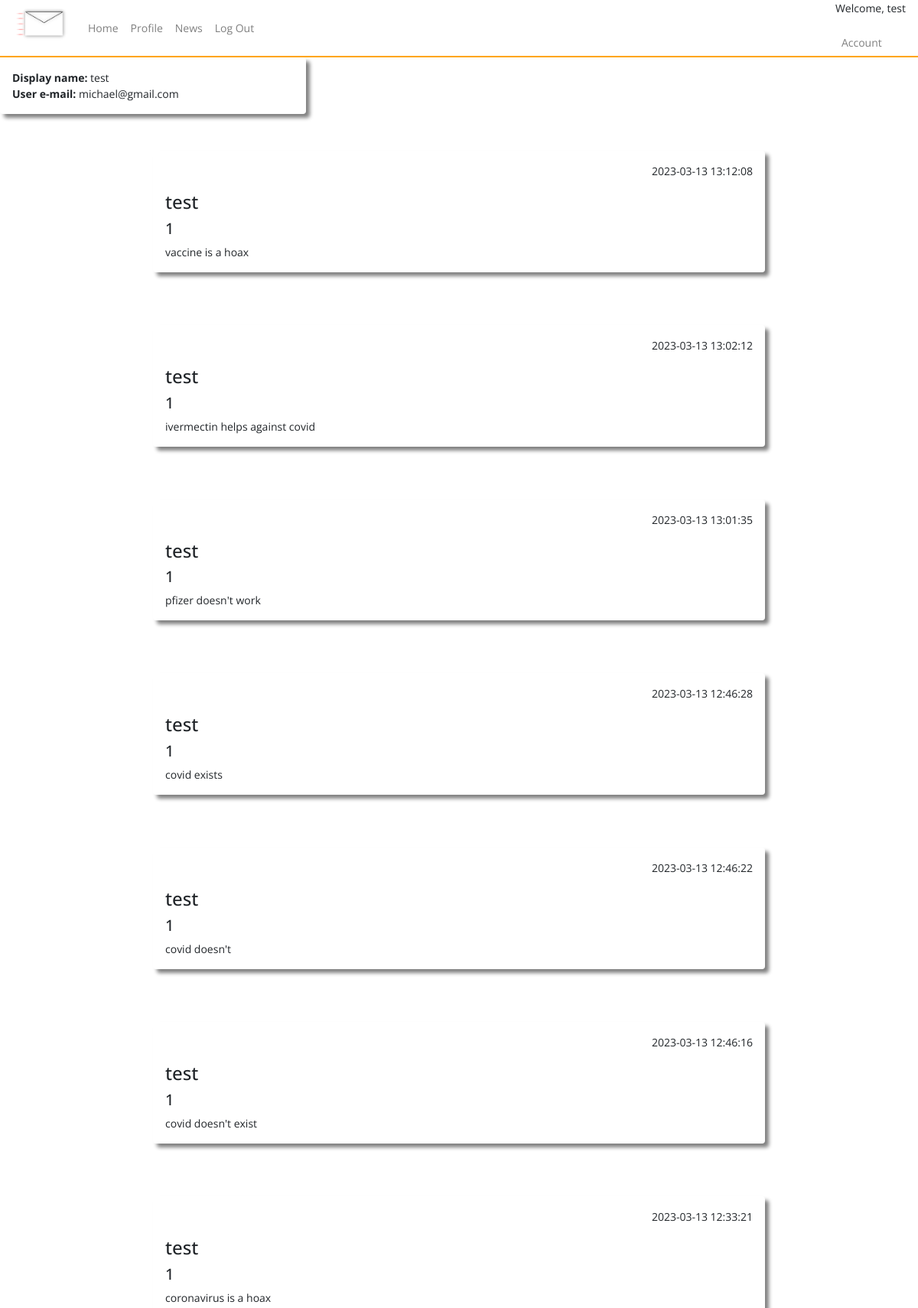
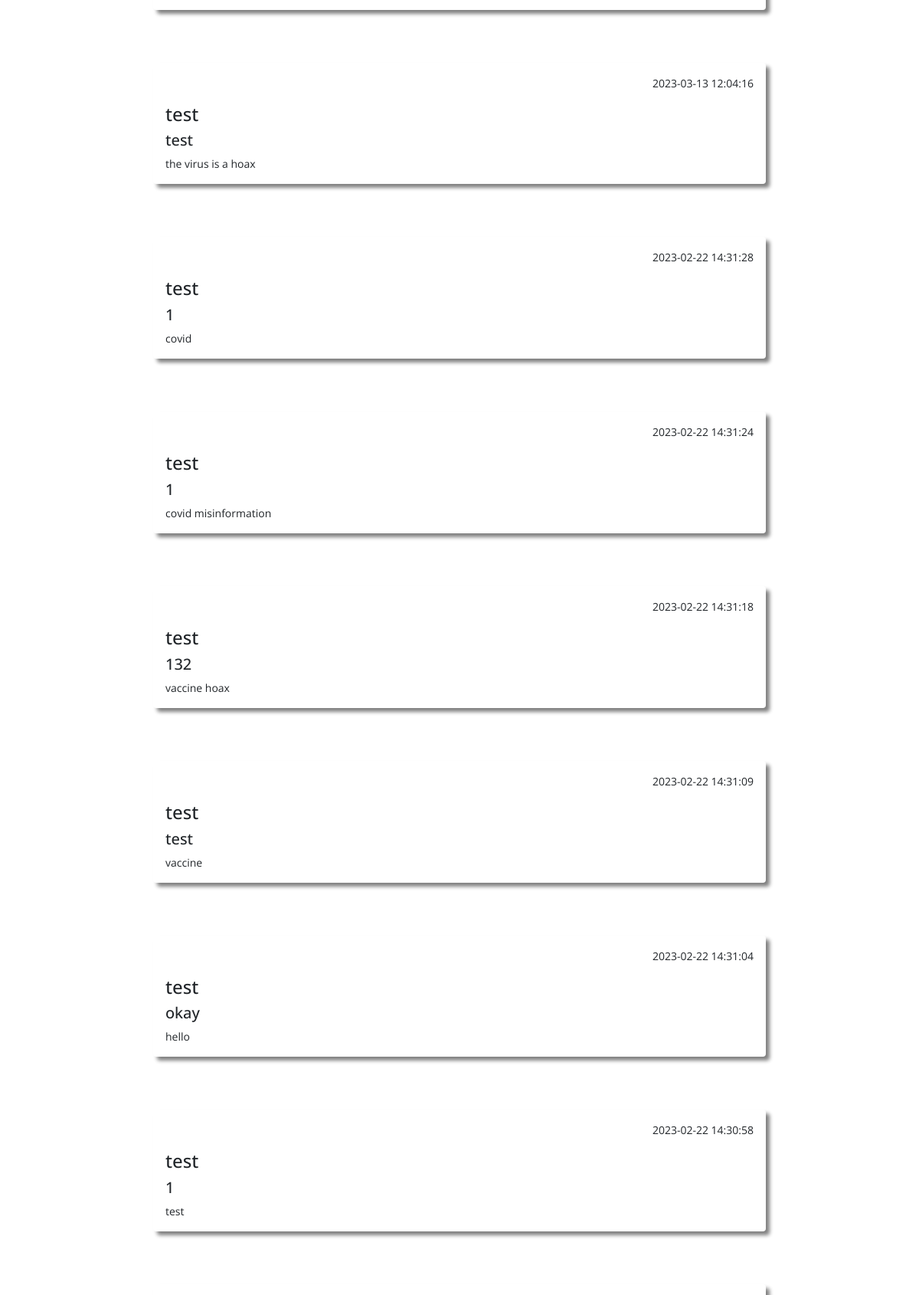
The page /profile (signed in, upper part) on the database its author committed (2 pictures, top to bottom).
### tables this page shows
CREATE TABLE users (
    ID INTEGER PRIMARY KEY AUTOINCREMENT,
    username TEXT NOT NULL,
    password TEXT NOT NULL,
    email TEXT NOT NULL UNIQUE
, user_type VARCHAR, whitelisted text, blacklisted text);

CREATE TABLE posts (
    ID INTEGER PRIMARY KEY AUTOINCREMENT,
    title TEXT NOT NULL,
    content TEXT NOT NULL,
    by_user TEXT NOT NULL,
    created_at timestamp default current_timestamp
, userID integer, flag_covid text, blacklisted text, flag_vaccine text, flag_tests text, flag_cures text);

### app.py (the view)
@app.route("/profile")
def profile():
    if not session.get('username'):
        return redirect(url_for('home'))
    user=query_db('SELECT * FROM users WHERE username = ?', [session['username']], True)
    user_posts=query_db('SELECT * FROM posts WHERE by_user = ? ORDER BY created_at DESC', [session['username']])
    return render_template('profile.html', user = user, user_posts = user_posts)

### app.py (called while the page is built)
def query_db(query, args=(), one=False):
    con = g._database = sqlite3.connect(DATABASE)
    con.row_factory = sqlite3.Row
    cur = con.execute(query, args)
    rv = cur.fetchall()
    cur.close()
    return (rv[0] if rv else None) if one else rv

### templates/profile.html (shortened to what this page needs)
{% include "layout.html" %}
{% include "nav.html" %}
<div class="container-fluid">
    <div class="row h-500">
        <div class="col-4 shadow p-3 mb-5 rounded">
            <b>Display name:</b> {{ user.username }}<br>
            <b>User e-mail:</b> {{ user.email }}
        </div>
    </div>
    {% for user_post in user_posts %}
    <div class="shadow mx-auto posts p-3 mb-5 rounded">
    <p align="right">{{  user_post.created_at  }}</p>
    <h4>{{ user_post.by_user }}</h4>
    <h5>{{ user_post.title }}</h5>
    {{ user_post.content }}<br/>
    </div>
    <br/>
    {% endfor %}
</div>

### static/css/style.css (style rules this page uses)
.shadow { box-shadow: 5px 5px 5px grey; }
.posts { width: 800px; }

### rows shown on the page
users: username "test", email "michael@gmail.com"
posts: created_at "2023-03-13 13:12:08", by_user "test", title "1", content "vaccine is a hoax"
posts: created_at "2023-03-13 13:02:12", by_user "test", title "1", content "ivermectin helps against covid"
posts: created_at "2023-03-13 13:01:35", by_user "test", title "1", content "pfizer doesn't work"
posts: created_at "2023-03-13 12:46:28", by_user "test", title "1", content "covid exists"
posts: created_at "2023-03-13 12:46:22", by_user "test", title "1", content "covid doesn't"
posts: created_at "2023-03-13 12:46:16", by_user "test", title "1", content "covid doesn't exist"
posts: created_at "2023-03-13 12:33:21", by_user "test", title "1", content "coronavirus is a hoax"
posts: created_at "2023-03-13 12:04:16", by_user "test", title "test", content "the virus is a hoax"
posts: created_at "2023-02-22 14:31:28", by_user "test", title "1", content "covid"
posts: created_at "2023-02-22 14:31:24", by_user "test", title "1", content "covid misinformation"
posts: created_at "2023-02-22 14:31:18", by_user "test", title "132", content "vaccine hoax"
posts: created_at "2023-02-22 14:31:09", by_user "test", title "test", content "vaccine"
posts: created_at "2023-02-22 14:31:04", by_user "test", title "okay", content "hello"
posts: created_at "2023-02-22 14:30:58", by_user "test", title "1", content "test"

### other values the page prints
{{ session.username }} "test"
